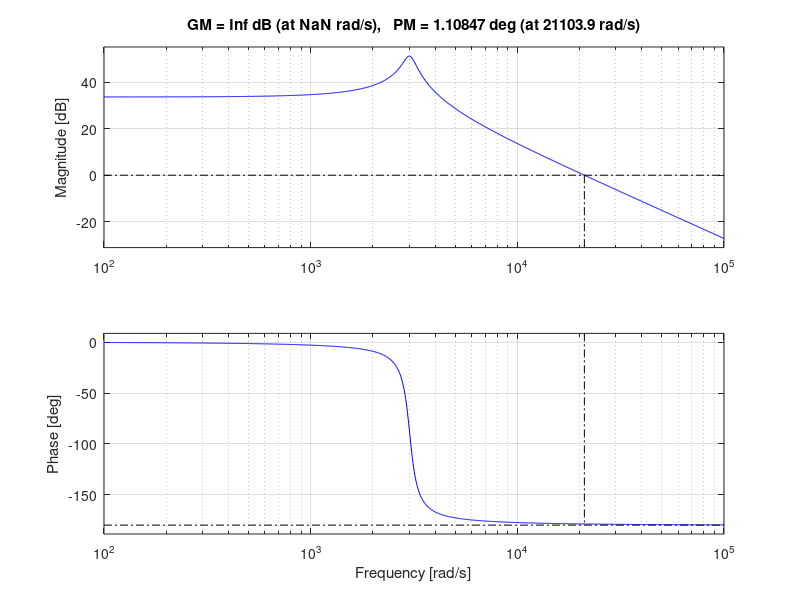

The MATLAB source for this figure:
clc;
clear all;

R=5;
L=220*10^-6;
C=5*10^-4;

D=.25;
Vin=48;
Vm=5;
Wo=1/sqrt(L*C);
Q=R*sqrt(C/L);

s=tf('s');

Gvd=Vin/((s/Wo)^2+(s/(Wo*Q))+1);
figure(1)
bode(Gvd)
margin(Gvd)
grid on;

Gm=1/Vm;
T=series(Gm,Gvd);

